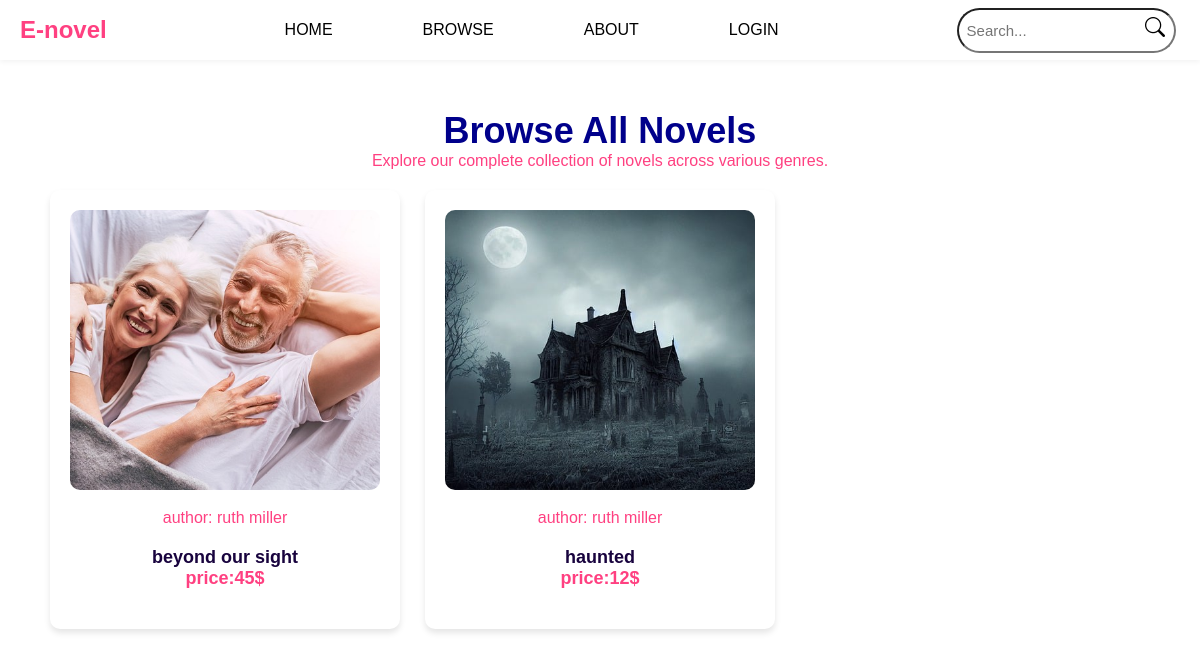
Screenshot of /browse.php with the database file from the repository.
### tables this page shows
CREATE TABLE `novels` (
  `id` int(11) NOT NULL,
  `title` varchar(80) NOT NULL,
  `author_id` varchar(80) NOT NULL,
  `price` int(12) NOT NULL,
  `genre` varchar(40) NOT NULL,
  `chapters` int(100) NOT NULL,
  `status` enum('published','draft','review') NOT NULL,
  `views` int(255) NOT NULL,
  `image` varchar(30) NOT NULL,
  `synopsis` varchar(200) NOT NULL,
  `created_at` timestamp(6) NOT NULL DEFAULT current_timestamp(6),
  `updated_at` timestamp(6) NULL DEFAULT current_timestamp(6) ON UPDATE current_timestamp(6),
  `deleted_at` timestamp(6) NULL DEFAULT current_timestamp(6) ON UPDATE current_timestamp(6)
);

### browse.php (the view, shortened to what this page needs)
<?php
include 'connect.php';
$sql = "SELECT * FROM novels ORDER BY title";
$result = mysqli_query($conn, $sql);
?>
<!DOCTYPE html>
<html lang="en">
<head>
    <link rel="stylesheet" href="styl.css">
    <link rel="stylesheet" href="https://cdn.jsdelivr.net/npm/bootstrap-icons@1.11.3/font/bootstrap-icons.min.css">
</head>
<body>
    <nav class="navbar">
        <div class="logo">E-novel</div>
        <div class="navmenu">
            <a href="index.php">HOME</a>
            <a href="browse.php">BROWSE</a>
            <a href="#contact">ABOUT</a>
            <a href="login.php">LOGIN</a>
        </div>
        <div class="search-box">
            <input type="search" class="search" placeholder="Search...">
            <i class="bi bi-search"></i>
        </div>
    </nav>
    <div class="container">
        <div class="discovery">
            <h2>Browse All Novels</h2>
            <p>Explore our complete collection of novels across various genres.</p>
            <div class="book-grid">
                <?php
                if ($result && mysqli_num_rows($result) > 0) {
                    while ($novel = mysqli_fetch_assoc($result)) {
                        ?>
                    <div class="book-card">
                        <img src="images/<?php echo ($novel['image']);?>" alt="">
                        <p class="author">author: <?php echo ($novel['author_id']);?></p>
                        <h3 class="title"> <?php echo ($novel['title']);?> </h3>
                        <p class="price">price:<?php echo ($novel['price']);?>$</p>
                    </div>
                        <?php
                    }
                } else {
                    echo "<p>No novels available at the moment.</p>";
                }
                ?>
            </div>
        </div>
    </div>
</body>
</html>

### styl.css (style rules this page uses)
* { font-family: Arial, sans-serif; margin: 0; padding: 0; list-style: none; }
body { background-color: #ffffff; color: antiquewhite; }
.navbar { display: flex; justify-content: space-between; align-items: center; text-align: center; width: 100%; height: 60px; background-color: #ffffff; box-shadow: 0 2px 5px rgba(0,0,0,0.05); }
.logo { color: #ff4081; font-size: 24px; font-weight: bold; padding: 0px 20px; }
.navmenu { display: flex; gap: 30px; align-items: center; }
.navmenu a { display: inline-block; color: black; margin-right: 20px; text-decoration: none; padding: 0px 20px; }
.search-box .search { border-radius: 50px; padding: 12px 8px; font-size: 15px; cursor: pointer; }
.navbar .search-box i { color: black; position:relative; right: 35px; bottom: 1px; font-size: 20px; border-radius: 50px; }
.discovery h2 { font-size: 36px; margin-top: 50px; color: darkblue; text-align: center; }
.discovery p { font-family: 12px; margin-bottom: 20px; color: #ff4081; text-align: center; }
.book-grid { display: grid; grid-template-columns: repeat(4, 1fr); gap: 25px; width: 100%; max-width: 1100px; max-height: 1500px; margin: 0 auto; }
.book-card { background-color: white; border-radius: 10px; box-shadow: 0 4px 6px rgba(0,0,0,0.1); padding: 20px; text-align: center; }
.book-card img { width: 100%; height: 280px; object-fit: cover; border-radius: 10px; margin-bottom: 15px; transition: transform 0.3s ease; }
.title { font-weight: bold; font-size: 18px; color: #18033e; }
.price { color: #ff4081; font-weight: bold; font-size: 18px; }
@media (max-width: 1200px) { .book-grid { grid-template-columns: repeat(3, 1fr); } }

### rows the page displays
novels: image (picture), author "ruth miller", title "beyond our sight", price "45"
novels: image (picture), author "ruth miller", title "haunted", price "12"
